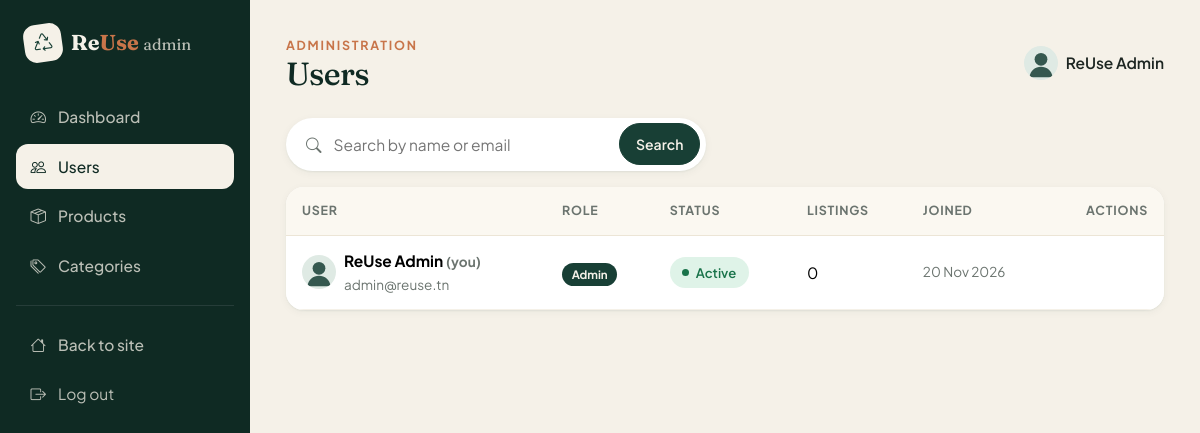
The page /admin/users.php (signed in) on the database its author committed.
### tables this page shows
CREATE TABLE users (
    id              INT UNSIGNED AUTO_INCREMENT PRIMARY KEY,
    full_name       VARCHAR(100)  NOT NULL,
    email           VARCHAR(150)  NOT NULL UNIQUE,
    password        VARCHAR(255)  NOT NULL,                
    phone           VARCHAR(20)   DEFAULT NULL,
    city            VARCHAR(60)   DEFAULT NULL,
    bio             VARCHAR(500)  DEFAULT NULL,
    profile_picture VARCHAR(255)  NOT NULL,                
    role            ENUM('user','admin') NOT NULL DEFAULT 'user',
    is_active       TINYINT(1)    NOT NULL DEFAULT 1,       
    created_at      TIMESTAMP     NOT NULL DEFAULT CURRENT_TIMESTAMP,
    updated_at      TIMESTAMP     NOT NULL DEFAULT CURRENT_TIMESTAMP ON UPDATE CURRENT_TIMESTAMP
);

### includes/view.php (called while the page is built, shortened)
<?php
function render(string $view, array $data = [], string $layout = 'layout'): void
{
    $data['user']    = current_user();
    $data['unread']  = $data['user'] ? unread_messages_count() : 0;
    $data['current'] = basename($_SERVER['SCRIPT_NAME']);
    $data['flashes'] = get_flashes();
    extract($data);
    require VIEWS_PATH . $view . '.phtml';
    $content = ob_get_clean();
    require VIEWS_PATH . $layout . '.phtml';
}
function e($value): string
{
    return htmlspecialchars((string) $value, ENT_QUOTES | ENT_SUBSTITUTE, 'UTF-8');
}
function url(string $path = ''): string
{
    return BASE_URL . ltrim($path, '/');
}
function get_flashes(): array
{
    $messages = $_SESSION['flash'] ?? [];
    return $messages;
}

### admin/users.php (called while the page is built, shortened)
<?php
$admin = require_admin();
$q      = trim(mb_substr($_GET['q'] ?? '', 0, 80));
$sql    = 'SELECT u.*, (SELECT COUNT(*) FROM products p WHERE p.user_id = u.id) AS listings FROM users u';
$params = [];
$sql .= ' ORDER BY u.created_at DESC';
$stmt = db()->prepare($sql);
$stmt->execute($params);
render('admin/users', [
    'pageTitle' => 'Users',
    'admin'     => $admin,
    'q'         => $q,
    'users'     => $stmt->fetchAll(),
], 'layout_admin');

### config/database.php (called while the page is built, shortened)
<?php
function db(): PDO
{
    static $pdo = null;
    if ($pdo === null) {
        $dsn = 'mysql:host=' . DB_HOST . ';port=' . DB_PORT . ';dbname=' . DB_NAME . ';charset=utf8mb4';
        try {
            $pdo = new PDO($dsn, DB_USER, DB_PASS, [
                PDO::ATTR_ERRMODE            => PDO::ERRMODE_EXCEPTION,
                PDO::ATTR_DEFAULT_FETCH_MODE => PDO::FETCH_ASSOC,
                PDO::ATTR_EMULATE_PREPARES   => false,
            ]);
            $pdo->exec("SET time_zone = '" . date('P') . "'");
        } catch (PDOException $e) {
            http_response_code(500);
            exit('<h2 style="font-family:sans-serif;color:#183F35">Database connection failed.</h2>'
               . '<p style="font-family:sans-serif">Start MySQL in XAMPP and import <b>database.sql</b> in phpMyAdmin.</p>');
        }
    }
    return $pdo;
}

### includes/format.php (called while the page is built, shortened)
<?php
function avatar_url(?string $file): string
{
    return url('assets/images/default-avatar.svg');
}

### includes/auth.php (called while the page is built, shortened)
<?php
function is_logged_in(): bool
{
    return isset($_SESSION['user_id']);
}
function current_user(): ?array
{
    static $user = false;
    if ($user === false) {
        $user = null;
        if (is_logged_in()) {
            $stmt = db()->prepare('SELECT * FROM users WHERE id = ? AND is_active = 1');
            $stmt->execute([$_SESSION['user_id']]);
            $user = $stmt->fetch() ?: null;
        }
    }
    return $user;
}
function require_login(): array
{
    $user = current_user();
    return $user;
}
function require_admin(): array
{
    $user = require_login();
    return $user;
}

### views/admin/users.phtml (the view, shortened to what this page needs)
<form method="get" class="search-bar mb-3" style="max-width:420px">
    <i class="bi bi-search"></i>
    <input type="search" name="q" value="<?= e($q) ?>" placeholder="Search by name or email">
    <button class="btn btn-brand btn-sm px-3">Search</button>
</form>
<div class="table-card">
    <div class="table-responsive">
        <table class="table table-hover">
            <thead><tr><th>User</th><th>Role</th><th>Status</th><th>Listings</th><th>Joined</th><th class="text-end">Actions</th></tr></thead>
            <tbody>
            <?php foreach ($users as $u): $self = (int) $u['id'] === (int) $admin['id']; ?>
                <tr>
                    <td>
                        <div class="d-flex align-items-center gap-2">
                            <img src="<?= avatar_url($u['profile_picture']) ?>" class="avatar-sm" alt="">
                            <div><strong class="d-block"><?= e($u['full_name']) ?><?= $self ? ' <small class="text-muted">(you)</small>' : '' ?></strong><small class="text-muted"><?= e($u['email']) ?></small></div>
                        </div>
                    </td>
                    <td><span class="role-pill <?= e($u['role']) ?>"><?= ucfirst(e($u['role'])) ?></span></td>
                    <td><span class="status-pill <?= $u['is_active'] ? 'available' : 'sold' ?>"><?= $u['is_active'] ? 'Active' : 'Suspended' ?></span></td>
                    <td><?= (int) $u['listings'] ?></td>
                    <td class="small text-muted"><?= date('d M Y', strtotime($u['created_at'])) ?></td>
                    <td class="text-end">
                    </td>
                </tr>
            <?php endforeach; ?>
            </tbody>
        </table>
    </div>
</div>

### views/layout_admin.phtml (shortened to what this page needs)
<?php
$admin = $admin ?? current_user();
$links = [
    'index.php'      => ['bi-speedometer2', 'Dashboard'],
    'users.php'      => ['bi-people', 'Users'],
    'products.php'   => ['bi-box-seam', 'Products'],
    'categories.php' => ['bi-tags', 'Categories'],
];
?>
<!DOCTYPE html>
<html lang="en">
<head>
    <link href="<?= url('assets/vendor/bootstrap/bootstrap.min.css') ?>" rel="stylesheet">
    <link href="<?= url('assets/vendor/bootstrap-icons/bootstrap-icons.min.css') ?>" rel="stylesheet">
    <link href="<?= url('assets/css/style.css') ?>" rel="stylesheet">
</head>
<body>
<div class="admin-layout">
    <aside class="admin-side">
        <a class="brand brand-light" href="<?= url('admin/index.php') ?>">
            <span class="brand-mark"><i class="bi bi-recycle"></i></span><span>Re<span class="brand-accent">Use</span> <small class="fs-6 fw-normal opacity-75">admin</small></span>
        </a>
        <?php foreach ($links as $file => [$icon, $label]): ?>
            <a href="<?= url('admin/' . $file) ?>" class="side-link<?= $current === $file ? ' active' : '' ?>"><i class="bi <?= $icon ?>"></i><?= $label ?></a>
        <?php endforeach; ?>
        <hr class="border-secondary d-none d-lg-block">
        <a href="<?= url('index.php') ?>" class="side-link"><i class="bi bi-house"></i>Back to site</a>
        <form action="<?= url('logout.php') ?>" method="post" class="m-0">
            <button class="side-link border-0 bg-transparent w-100 text-start" style="display:flex;align-items:center;gap:.75rem;padding:.7rem .9rem;color:rgba(245,241,232,.75)"><i class="bi bi-box-arrow-right"></i>Log out</button>
        </form>
    </aside>
    <div class="admin-main">
        <div class="d-flex justify-content-between align-items-center flex-wrap gap-3 mb-4">
            <div>
                <span class="kicker">Administration</span>
                <h1 class="mb-0" style="font-size:2rem"><?= e($pageTitle ?? 'Dashboard') ?></h1>
            </div>
            <div class="d-flex align-items-center gap-2">
                <img src="<?= avatar_url($admin['profile_picture']) ?>" class="avatar-sm" alt="">
                <span class="fw-semibold"><?= e($admin['full_name']) ?></span>
            </div>
        </div>
<?= $content ?>
    </div>
</div>
</body>
</html>

### assets/css/style.css (style rules this page uses)
:root { --green-900: #0f2a23; --green-800: #183F35; --green-700: #22564a; --green-500: #3f7f6d; --green-100: #dfeae4; --cream: #F5F1E8; --cream-200: #ece5d6; --sand: #d9c9a8; --terracotta:#c8754a; --ink: #1d2622; --muted: #6b746f; --white: #ffffff; --radius: 18px; --radius-sm: 12px; --shadow-sm: 0 1px 2px rgba(24, 63, 53, .06), 0 2px 8px rgba(24, 63, 53, .05); --shadow: 0 10px 30px -12px rgba(24, 63, 53, .22); --shadow-lg: 0 24px 50px -20px rgba(24, 63, 53, .35); --ease: cubic-bezier(.2, .8, .2, 1); --font-display: 'Fraunces', Georgia, serif; --font-body: 'Plus Jakarta Sans', system-ui, -apple-system, sans-serif; }
html { scroll-behavior: smooth; }
body { background: var(--cream); color: var(--ink); font-family: var(--font-body); font-size: 15.5px; -webkit-font-smoothing: antialiased; display: flex; flex-direction: column; min-height: 100vh; }
h1, h2, h3, .display-font { font-family: var(--font-display); letter-spacing: -.02em; color: var(--green-900); }
a { color: var(--green-800); text-decoration: none; }
.text-muted { color: var(--muted) !important; }
.btn { border-radius: 999px; font-weight: 600; padding: .6rem 1.25rem; transition: all .25s var(--ease); }
.btn-brand { background: var(--green-800); color: var(--cream); border: 1px solid var(--green-800); }
.brand { display: inline-flex; align-items: center; gap: .55rem; font-family: var(--font-display); font-weight: 700; font-size: 1.55rem; color: var(--green-900); }
.brand-mark { width: 38px; height: 38px; border-radius: 12px; display: grid; place-items: center; background: var(--green-800); color: var(--cream); font-size: 1.15rem; transform: rotate(-8deg); transition: transform .4s var(--ease); }
.brand-accent { color: var(--terracotta); }
.brand-light, .brand-light:hover { color: var(--cream); }
.brand-light .brand-mark { background: var(--cream); color: var(--green-800); }
.avatar-sm { width: 34px; height: 34px; border-radius: 50%; object-fit: cover; }
.kicker { text-transform: uppercase; letter-spacing: .14em; font-size: .78rem; font-weight: 700; color: var(--terracotta); }
.search-bar { display: flex; align-items: center; gap: .5rem; background: #fff; border-radius: 999px; padding: .35rem; box-shadow: var(--shadow-sm); flex: 1; min-width: 260px; }
.search-bar i { padding-left: .9rem; color: var(--muted); }
.search-bar input { border: 0; outline: none; flex: 1; padding: .55rem .25rem; background: transparent; min-width: 0; }
.status-pill { display: inline-flex; align-items: center; gap: .4rem; font-weight: 600; font-size: .82rem; padding: .35rem .8rem; border-radius: 999px; }
.status-pill.available { background: #dff3e8; color: #19734a; }
.status-pill::before { content: ""; width: 7px; height: 7px; border-radius: 50%; background: currentColor; }
.admin-layout { display: grid; grid-template-columns: 250px 1fr; min-height: 100vh; }
.admin-side { background: var(--green-900); color: rgba(245, 241, 232, .75); padding: 1.5rem 1rem; position: sticky; top: 0; height: 100vh; }
.admin-side .brand { font-size: 1.35rem; margin: 0 .5rem 2rem; }
.admin-side a.side-link { display: flex; align-items: center; gap: .75rem; padding: .7rem .9rem; border-radius: 12px; color: rgba(245, 241, 232, .75); font-weight: 500; margin-bottom: .25rem; transition: all .2s; }
.admin-side a.side-link.active { background: var(--cream); color: var(--green-900); }
.admin-main { padding: 2rem 2.25rem; min-width: 0; }
.table-card { background: #fff; border-radius: var(--radius); box-shadow: var(--shadow-sm); overflow: hidden; }
.table-card .table { margin: 0; }
.table-card th { background: #fbf8f1; font-size: .78rem; text-transform: uppercase; letter-spacing: .06em; color: var(--muted); font-weight: 700; border-bottom: 1px solid var(--cream-200); padding: .9rem 1rem; white-space: nowrap; }
.table-card td { padding: .85rem 1rem; vertical-align: middle; border-color: var(--cream); }
.role-pill { font-size: .72rem; font-weight: 700; padding: .25rem .6rem; border-radius: 999px; background: var(--cream); color: var(--muted); }
.role-pill.admin { background: var(--green-800); color: var(--cream); }

### rows shown on the page
users: full_name "ReUse Admin", shows "(you)", email "admin@reuse.tn", role "Admin", is_active "Active", listings "0", created_at "20 Nov 2026"

### other values the page prints
$label "Dashboard"
$label "Users"
$label "Products"
$label "Categories"
$pageTitle "Users"
